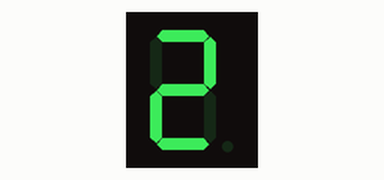
This sketch was run on a simulated Arduino Uno, built with avr-gcc and run on an emulated ATmega328P. Shown: 1-digit seven-segment display. Wiring (inferred from the names in the program): 1-digit 7-segment display, segments lit when HIGH: segments pin 11, pin 12, pin 2, pin 3, pin 6, pin 9, pin 10. The segment pins are drawn as the display they are named for.

Above: at 0.1 s.
At 1.1 s:
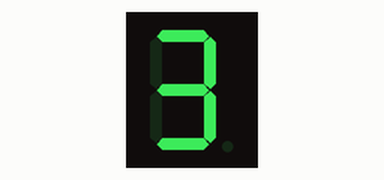
At 2.1 s:
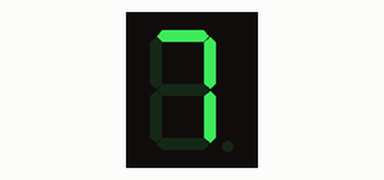

Measured:
- by itself, everything shown: repeats every 3.0 s, in 3 steps
- what the display in image 1 shows lasts 1.0 s, from 1.0 s to 2.0 s

The sketch:

Sevensegmentdisplay.ino
```cpp
int a= 11;
int b=12;
int c= 2;
int d =3;
int e = 6;
int f = 9;
int g = 10;
void setup()
{
  pinMode(a, OUTPUT);
  pinMode(b, OUTPUT);
  pinMode(c, OUTPUT);
  pinMode(d, OUTPUT);
  pinMode(e, OUTPUT);
  pinMode(f, OUTPUT);
  pinMode(g, OUTPUT);

}
void two()
{
 digitalWrite(a,HIGH);
  digitalWrite(b,HIGH);
   digitalWrite(c,LOW);
  digitalWrite(d,HIGH);
   digitalWrite(e,HIGH);
  digitalWrite(f,LOW);
   digitalWrite(g,HIGH);
  delay(1000);
}
void three(){
   digitalWrite(a,HIGH);
  digitalWrite(b,HIGH);
  digitalWrite(c,HIGH);
  digitalWrite(d,HIGH);
  digitalWrite(e,LOW);
  digitalWrite(f,LOW);
  digitalWrite(g,HIGH);
  delay(1000);
}
void seven(){
  digitalWrite(a,HIGH);
  digitalWrite(b,HIGH);
  digitalWrite(c,HIGH);
  digitalWrite(d,LOW);
  digitalWrite(e,LOW);
  digitalWrite(f,LOW);
  digitalWrite(g,LOW);
  delay(1000);
}
void loop(){
two();
three();
seven();
}
```
